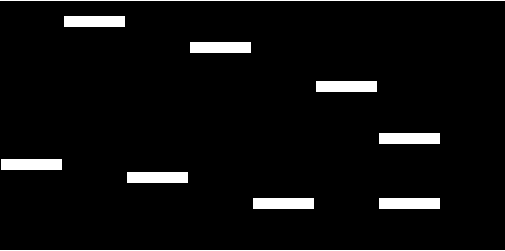
#> input picture practice/mask.png, 505 x 251 px
$ python workingwithimages.py
#> lines starting #> are read from the running program, lines starting #| are printed output that depends on the picture
from PIL import Image

# [8 lines of commented-out code are left out]


image1 = Image.open('mask.png')
#> image1 is the input picture: PIL image 505x251 RGBA; mean R, G, B, A 12.8, 12.8, 12.8, 255
matrix = Image.open('word_matrix.png')
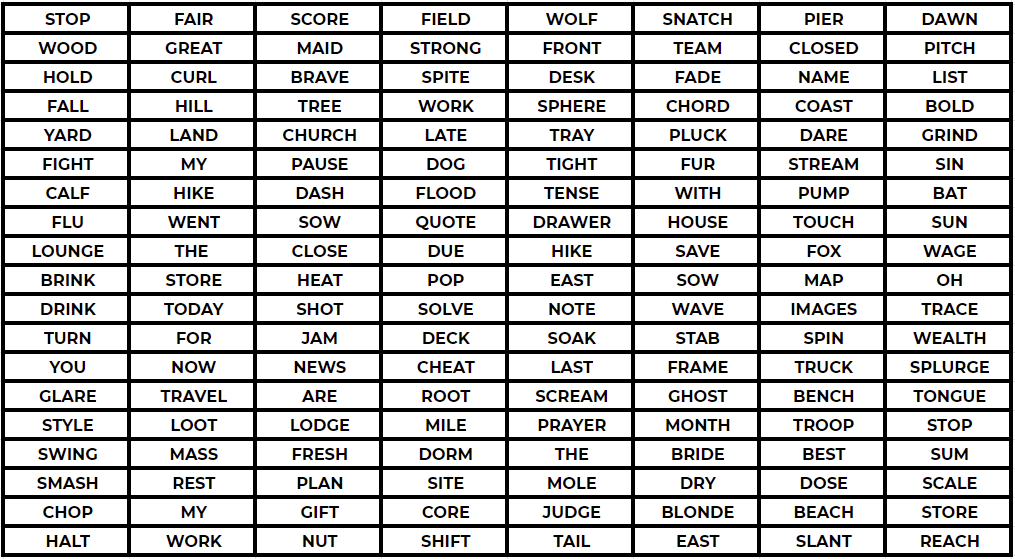
#> input picture practice/word_matrix.png, 1015 x 559 px
#> matrix is the input picture: PIL image 1015x559 RGBA; mean R, G, B, A 192.9, 192.7, 192.7, 255
image1.putalpha(200)
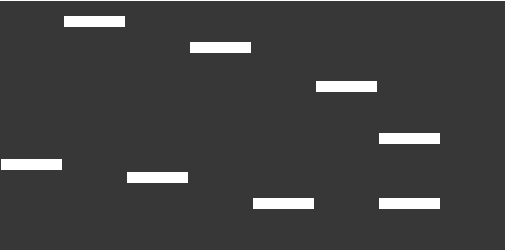
#> image1: PIL image 505x251 RGBA; mean R, G, B, A 12.8, 12.8, 12.8, 200; transparent parts drawn white
print(matrix.size)
#| (1015, 559)
print(image1.size)
#| (505, 251)

t = matrix.resize((505,251))
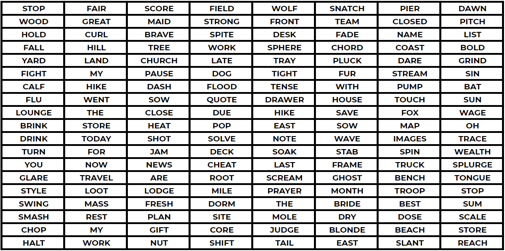
#> t: PIL image 505x251 RGBA; mean R, G, B, A 191.8, 191.6, 191.6, 255
print(t.size)
#| (505, 251)
x = t.paste(image1,(0,0),image1)
t.show()

# print(matrix.size)
# image1.show()
